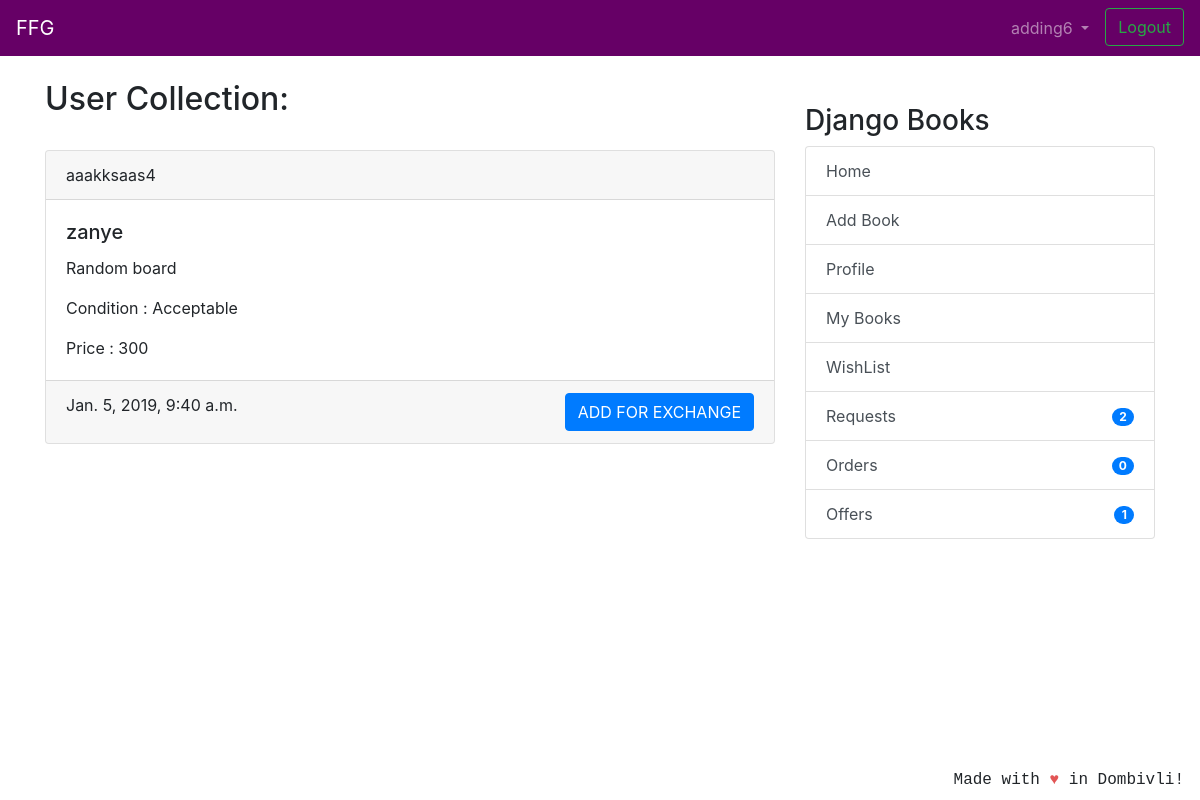
Before: /userbooks/aaakksaas4 (signed in) with the older database file.
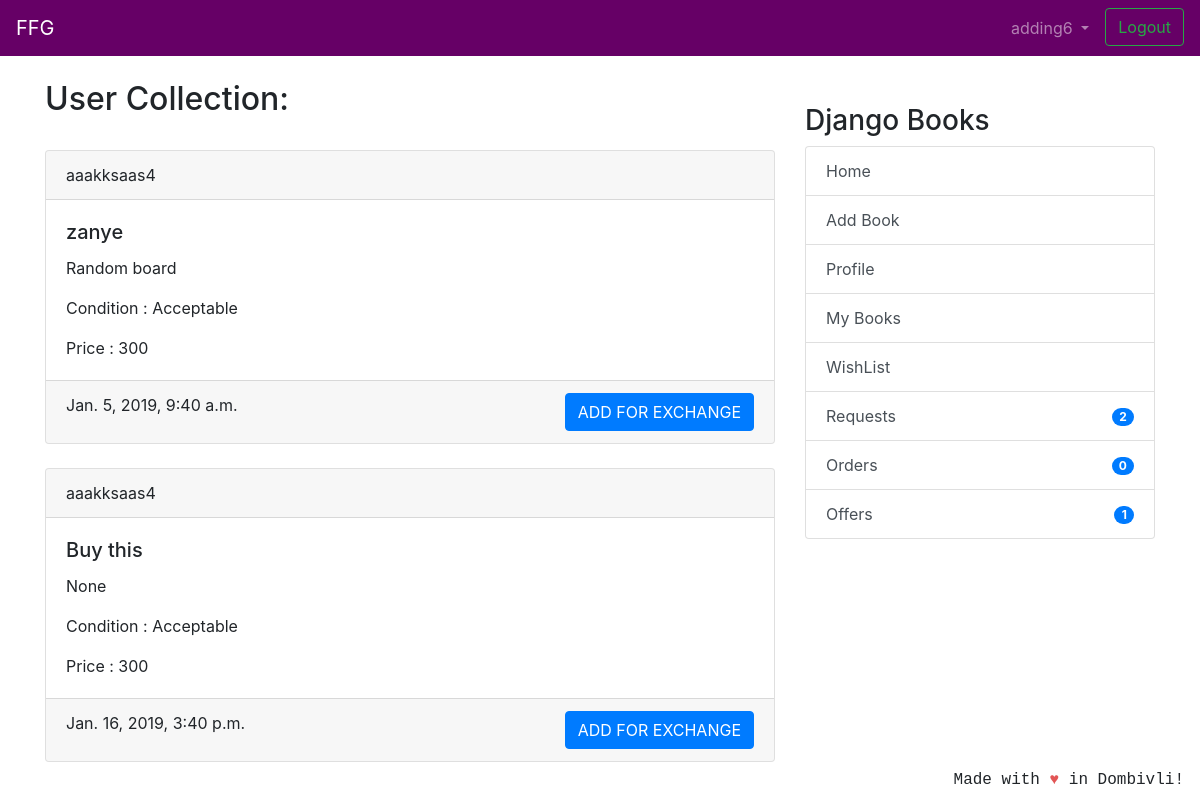
After: the same page with the newer database file.
### coreapp/models.py (models this page shows, shortened)
class Book(models.Model):
    user = models.ForeignKey(User, on_delete=models.CASCADE, null=True)
    book_name = models.CharField(max_length=100)
    author_name = models.CharField(max_length=100, blank=True, null=True)
    description = models.CharField(max_length=2000,blank=True,null=True)
    image = models.ImageField(null=True, blank=True, upload_to="book_images/")
    price = models.IntegerField(null=True,blank=True)
    sell_or_exchange = models.CharField(
        max_length=100, choices=BUY_OR_EXCHANGE, default='Exchange')
    condition = models.CharField(
        max_length=100, choices=CONITION_CHOICES, default='Acceptable')
    created_at = models.DateTimeField(auto_now_add=True)
    class Meta:
        verbose_name = 'Book'
        verbose_name_plural = 'Books'

### coreapp/views.py (the view)
# urls.py: path('userbooks/<str:username>', views.UserBookListViewForUser.as_view(),name='userbooksforuser'),
class UserBookListViewForUser(LoginRequiredMixin, generic.ListView):
    model = Book
    template_name = 'collection_user_entries.html'
    context_object_name = 'books'
    ordering = ['-created_at']
    def get_queryset(self):
        user = self.kwargs['username']
        user_profile = get_object_or_404(Profile, user__username=user)
        collection_items = UserCollection.objects.get(
            owner=user_profile)
        return collection_items.get_collection_items()

### coreapp/models.py (called while the page is built)
    def get_collection_items(self):
        return self.books.all()

### nofapapp/context_processors.py (called while the page is built)
def add_variable_to_context(request):
    if request.user.id:
        return {
            'requestscount': Requests.objects.filter(requester=request.user).count(),
            'offercount' : Requests.objects.filter(offerrer=request.user).count(),
            'orderscount': Transaction.objects.filter(offerrer=request.user).count(),
            'addresscheck': get_object_or_404(ShippingAddress, profile=get_object_or_404(Profile, user=request.user)).address1
            }
    else:
        return {}

### templates/collection_user_entries.html (shortened to what this page needs)
{% extends 'base.html' %}
{% block content %}
<h2>User Collection:</h2>
<br />
{% if books %}
{% for book in books %}
<div class="card text-left">
    <div class="card-header">
        {{ book.user.username }}
    </div>
    <div class="card-body">
        <h5 class="card-title">{{ book.book_name }}</h5>
        <p class="card-text">{{ book.description }}</p>
        <p class="card-text">Condition : {{ book.condition }} </p>
        <p class="card-text">Price : {{ book.price }} </p>
    </div>
    <div class="card-footer text-mutxed">
        {{ book.created_at }} <a href="{% url 'wishlist:add_to_list' book.id %}" class="btn btn-primary float-right">ADD FOR EXCHANGE</a>
    </div>
</div>
{% endfor %}
{% else %}
<div class="text-center">
    <h1>No Books Found ! </h1>
</div>
{% endif %}
{% endblock %}

Changed rows visible on the page:
added Book: user.username "aaakksaas4", book_name "Buy this", description "None", condition "Acceptable", price "300", created_at "Jan. 16, 2019, 3:40 p.m."
